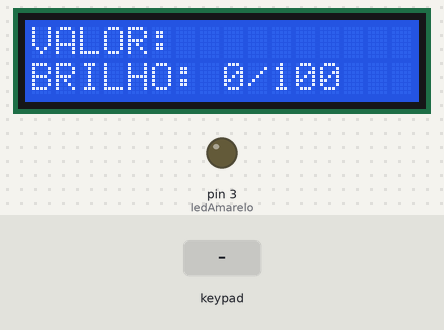
This sketch was run on a simulated Arduino Uno, built with avr-gcc and run on an emulated ATmega328P. On the bench: 16×2 character LCD, output pins drawn as LEDs (lit = HIGH). The inputs (shaded band) are chosen by the test bench.

Above: at 1.2 s.
1.3 s: keypad keys 1 1 1 0 9 8 # pressed 0.4 s apart
At 4.9 s:
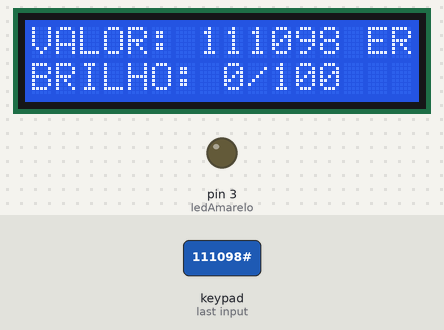
7.1 s: key '2' pressed
At 7.5 s:
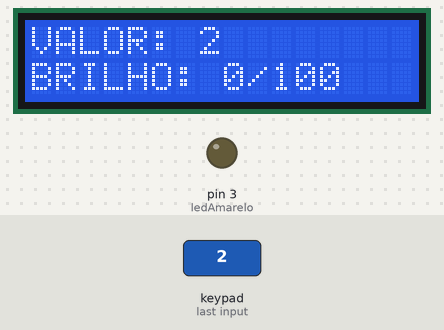
8.6 s: key '#' pressed
At 9.0 s:
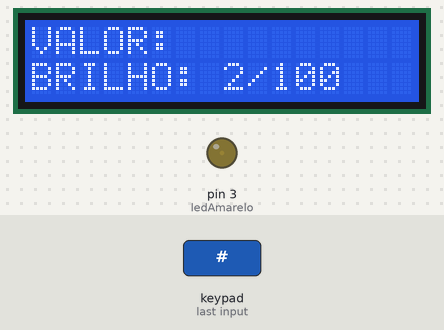
10.1 s: keypad keys 7 6 5 # pressed 0.4 s apart
At 12.0 s:
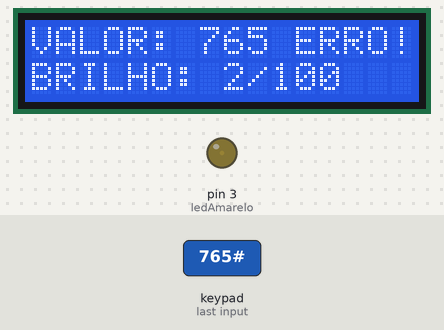
Timing chart, 0 to 15.7 s (numbered marks = the images above; inputs shaded):
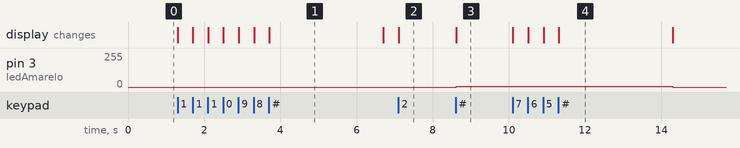

The sketch:

Code.ino
```cpp
#include<Keypad.h>
#include<Servo.h>
#include<LiquidCrystal.h>
LiquidCrystal lcd (A0, A1, A2, A3, A4, A5);

int ledAmarelo = 3;

const byte ROWS = 4;
const byte COLS = 3;

char keys[ROWS][COLS] = {
  {'1', '2', '3'},
  {'4', '5', '6'},
  {'7', '8', '9'},
  {'*', '0', '#'}
};

byte rowPins[ROWS] = {11, 10, 9, 8};
byte colPins[COLS] = {7, 6, 5};
Keypad keypad = Keypad(makeKeymap(keys), rowPins, colPins, ROWS, COLS);

String buf;
int intensity = 0;

void setup(){

  Serial.begin(9600);
  pinMode(ledAmarelo, OUTPUT);

  lcd.begin(16,2);
  visor();
}

void loop(){

  char key = keypad.getKey();

  if(key != NO_KEY){
	if(key == '*'){
      limpar();
    }else{
      value(key);
    }
  }
}

void value(char key){
  if(key == '#'){
   	intensity = buf.toInt();
    potenc_led(intensity);
  }else{
    lcd.print(key);
  	buf += key;
  }
}

void potenc_led(int x){

  float luminosity;

  if(x >= 0 && x <= 100){

    luminosity = (x * 255)/ 100;

    visor();
    analogWrite(ledAmarelo, luminosity);
  	buf = "";

  }else{
  	lcd.print(" ERRO!");
    delay(3000);
    limpar();

  }
}

void limpar(){
  buf = "";
  intensity = 0;
  analogWrite(ledAmarelo, intensity);
  visor();
}

void visor(){
  lcd.clear();
  lcd.setCursor(0,1);
  lcd.print("BRILHO: ");
  lcd.print(intensity);
  lcd.print("/100");
  lcd.setCursor(0,0);
  lcd.print("VALOR: ");

}
```

Measured:
- after the input at 1.3 s, the display: first changes at once (image 1 shows a later state)
- after the input at 7.1 s, the display: changes at once (image 2)
- after the input at 8.6 s, pin 3 (ledAmarelo): 0/255 → 5/255 at once; the display: changes at once (image 3)
- after the input at 10.1 s, pin 3 (ledAmarelo): 5/255 → 0/255 after 4.2 s; the display: first changes at once (image 4 shows a later state)
- what the display in image 1 shows lasts 3.0 s, from 3.7 s to 6.7 s
